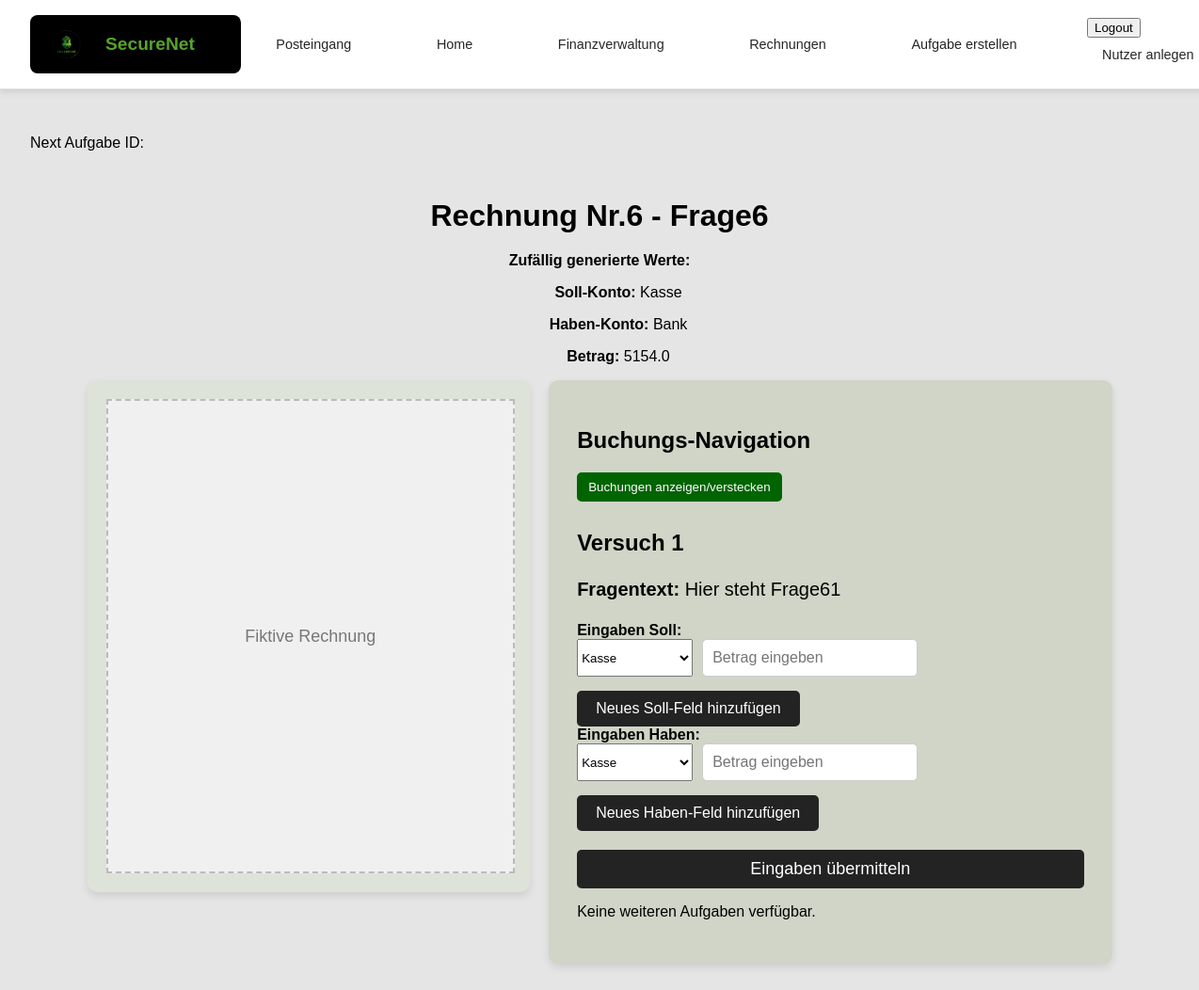
The page /posts/rechnung/6/ (signed in) on the database as committed earlier.
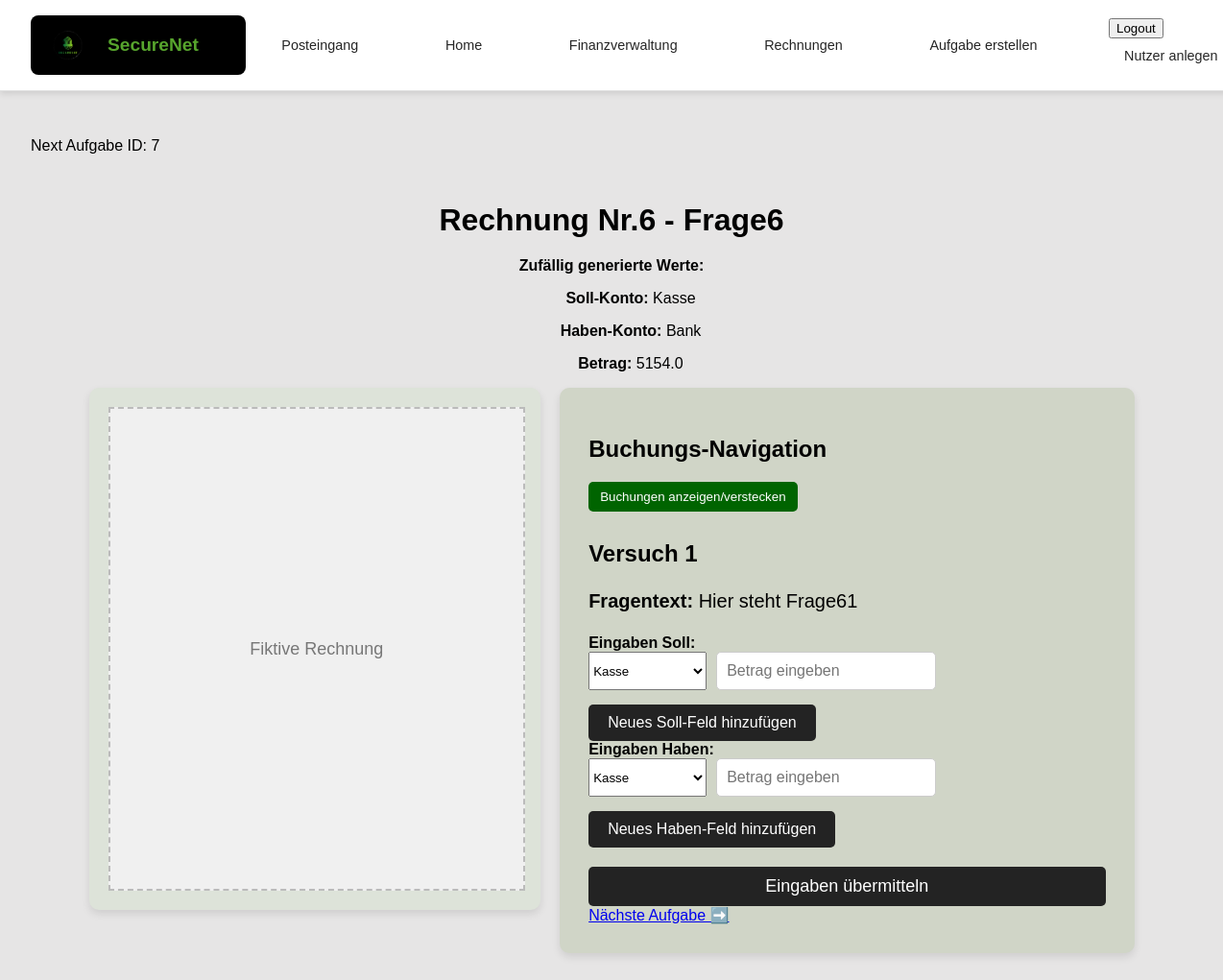
The same page on the database as committed later.
### posts/models.py (models this page shows, shortened)
class Aufgabe_neu(models.Model):
    unternehmen_kategorie = models.ForeignKey(Unternehmen, on_delete=models.CASCADE)
    fragentyp = models.ForeignKey(Aufgabenkategorie, on_delete=models.CASCADE)
    fragentyp_text = models.CharField(max_length=255)
    mailtext = models.TextField()
    frage = models.TextField()
    bezugswert = models.FloatField()
    min_wert = models.FloatField(null=True, blank=True)
    max_wert = models.FloatField(null=True, blank=True)
    nutzungsdauer = models.IntegerField(null=True, blank=True)

### posts/views.py (the view)
# urls.py: path('rechnung/<int:aufgabe_id>/', views.rechnung_detail_view, name='rechnung_detail'),
@login_required
def rechnung_detail_view(request, aufgabe_id):
    aufgabe = get_object_or_404(Aufgabe_neu, id=aufgabe_id)
    nutzer_aufgabe, _ = NutzerAufgabe.objects.get_or_create(
        aufgabe=aufgabe, nutzer=request.user,
        defaults={'soll_konto': '', 'haben_konto': '', 'betrag': 0, 'geloest': False}
    )
    buchungen = Buchung.objects.filter(aufgabe=aufgabe, nutzer=request.user).order_by('buchung_id')
    next_aufgabe = Aufgabe_neu.objects.filter(id__gt=aufgabe_id).order_by('id').first()
    konten = Konto.objects.all()
    if request.method == 'POST':
        buchung = handle_nutzer_buchung(request, aufgabe)
        if not is_buchung_korrekt(buchung, nutzer_aufgabe):
            send_korrektur_mail(request.user, aufgabe, aufgabe.fragentyp)
        return redirect('posts:rechnung_detail', aufgabe_id=aufgabe.id)
    buchung_status = [
        {'buchung': buchung, 'korrekt': is_buchung_korrekt(buchung, nutzer_aufgabe)}
        for buchung in buchungen
    ]
    return render(request, 'posts/rechnung.html', {
        'aufgabe': aufgabe,
        'nutzer_aufgabe': nutzer_aufgabe,
        'next_aufgabe': next_aufgabe,
        'buchungen': buchungen,
        'buchung_status': buchung_status,
        'konten': konten
    })

### posts/templates/posts/rechnung.html (shortened to what this page needs)
{% extends 'master_layout.html' %}
{% load static %}
{% block css %}
<link rel="stylesheet" href="{% static 'css/styles.css' %}">
{% endblock %}
{% block content %}
<p>Next Aufgabe ID: {{ next_aufgabe.id }}</p>
<div class="container_rechnung">
    <h1 class="headline_rechnung">Rechnung Nr.{{ aufgabe.id }} - {{ aufgabe.fragentyp_text }}</h1>
    {% if user.is_authenticated and nutzer_aufgabe %}
        <p><strong>Zufällig generierte Werte:</strong></p>
        <ul>
            <p><strong>Soll-Konto:</strong> {{ nutzer_aufgabe.soll_konto }}</p>
            <p><strong>Haben-Konto:</strong> {{ nutzer_aufgabe.haben_konto }}</p>
            <p><strong>Betrag:</strong> {{ nutzer_aufgabe.betrag }}</p>
        </ul>
    {% endif %}
    <div class="content-wrapper_rechnung">
        <div class="left-section_rechnung">
            <div class="invoice-placeholder_rechnung">Fiktive Rechnung</div>
        </div>
        <div class="right-section_rechnung">
            <h2>Buchungs-Navigation</h2>
            <button id="toggle-buchung-ansicht" class="btn-toggle_rechnung">Buchungen anzeigen/verstecken</button>
            <h2>Versuch 1</h2>
            <p class="business-case_rechnung">
                <strong>Fragentext:</strong> {{ aufgabe.frage }}
            </p>
            <form method="post">
                <div class="inputs-container_rechnung">
                    <div id="soll-container_rechnung">
                        <label><strong>Eingaben Soll:</strong></label>
                        <div class="input-group_rechnung">
                            <select name="soll_konto[]">
                                {% for konto in konten %}
                                    <option value="{{ konto.name }}">{{ konto.name }}</option>
                                {% endfor %}
                            </select>
                            <input type="number" placeholder="Betrag eingeben" name="soll_betrag[]" required>
                        </div>
                    </div>
                    <button type="button" class="btn-add_rechnung" onclick="addField('soll-container_rechnung')">Neues Soll-Feld hinzufügen</button>
                    <div id="haben-container_rechnung">
                        <label><strong>Eingaben Haben:</strong></label>
                        <div class="input-group_rechnung">
                            <select name="haben_konto[]">
                                {% for konto in konten %}
                                    <option value="{{ konto.name }}">{{ konto.name }}</option>
                                {% endfor %}
                            </select>
                            <input type="number" placeholder="Betrag eingeben" name="haben_betrag[]" required>
                        </div>
                    </div>
                    <button type="button" class="btn-add_rechnung" onclick="addField('haben-container_rechnung')">Neues Haben-Feld hinzufügen</button>
                    <button type="submit" class="btn-submit_rechnung">Eingaben übermitteln</button>
            </form>
            {% if next_aufgabe %}
                <a href="{% url 'posts:rechnung_detail' next_aufgabe.id %}" class="btn-next_rechnung">Nächste Aufgabe ➡️</a>
            {% else %}
                <p>Keine weiteren Aufgaben verfügbar.</p>
            {% endif %}
        </div>
    </div>
</div>
{% endblock %}

Rows that differ between the two databases and show on the page:
added Aufgabe_neu: id "7"
Other text that changed with them:
text no longer shown: "Keine weiteren Aufgaben verfügbar."
text now shown: "Nächste Aufgabe ➡️"
